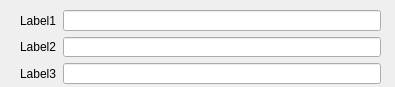
<?xml version="1.0" encoding="UTF-8"?>
<ui version="4.0">
 <class>Dialog</class>
 <widget class="QDialog" name="Dialog">
  <property name="geometry">
   <rect>
    <x>0</x>
    <y>0</y>
    <width>395</width>
    <height>87</height>
   </rect>
  </property>
  <property name="windowTitle">
   <string>Dialog-FormLayout</string>
  </property>
  <widget class="QWidget" name="formLayoutWidget">
   <property name="geometry">
    <rect>
     <x>20</x>
     <y>10</y>
     <width>361</width>
     <height>74</height>
    </rect>
   </property>
   <layout class="QFormLayout" name="formLayout">
    <item row="0" column="0">
     <widget class="QLabel" name="label">
      <property name="text">
       <string>Label1</string>
      </property>
     </widget>
    </item>
    <item row="1" column="0">
     <widget class="QLabel" name="label_2">
      <property name="text">
       <string>Label2</string>
      </property>
     </widget>
    </item>
    <item row="2" column="0">
     <widget class="QLabel" name="label_3">
      <property name="text">
       <string>Label3</string>
      </property>
     </widget>
    </item>
    <item row="0" column="1">
     <widget class="QLineEdit" name="lineEdit"/>
    </item>
    <item row="1" column="1">
     <widget class="QLineEdit" name="lineEdit_2"/>
    </item>
    <item row="2" column="1">
     <widget class="QLineEdit" name="lineEdit_3"/>
    </item>
   </layout>
  </widget>
 </widget>
 <resources/>
 <connections/>
</ui>
